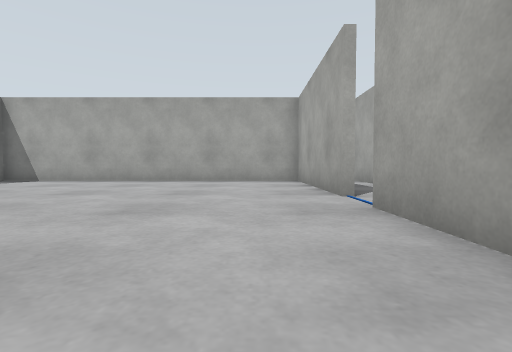
View 1 (above)

20 first-person views from a walk through a Gazebo world. The camera is 0.5 m above the floor, tilts 2° down and sees 85° across. The floor is counted in squares, 1 m on a side. Each view is taken from the middle of a square. On the plan, view 1 faces up. The plan holds only what a view shows up to about 9 squares ahead; the rest is blank.

View 2
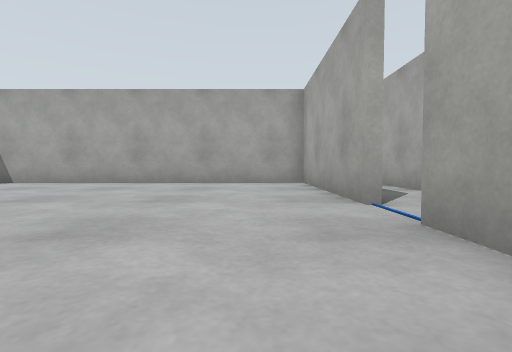

View 3
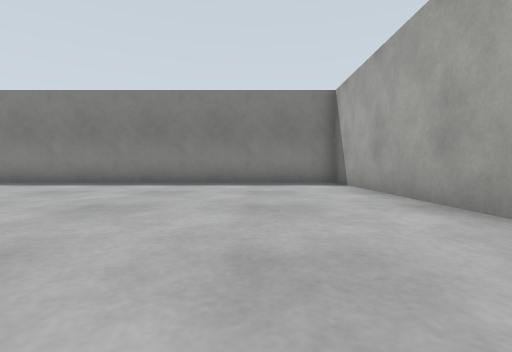

View 4
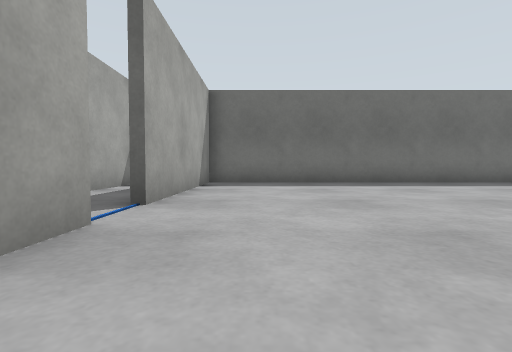

View 5
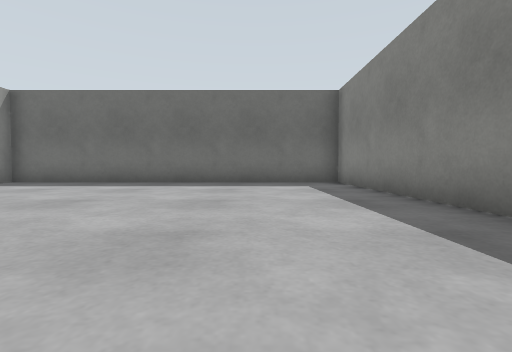

View 6
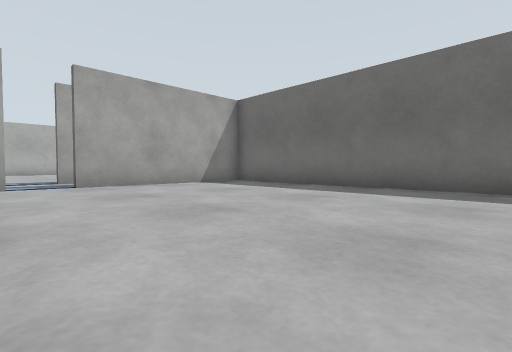

View 7
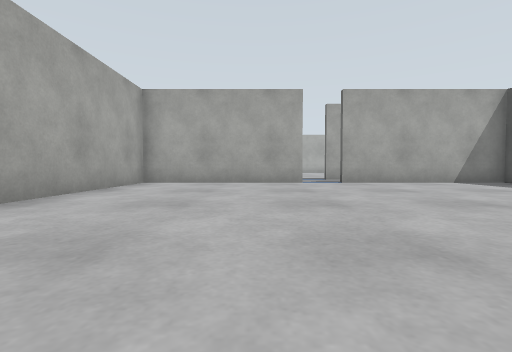

View 8
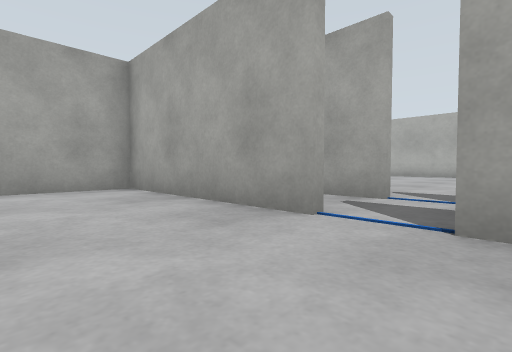

View 9
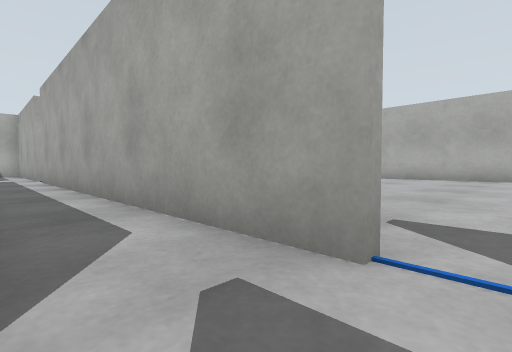

View 10
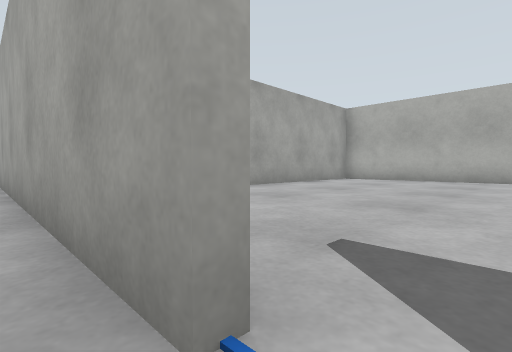

View 11
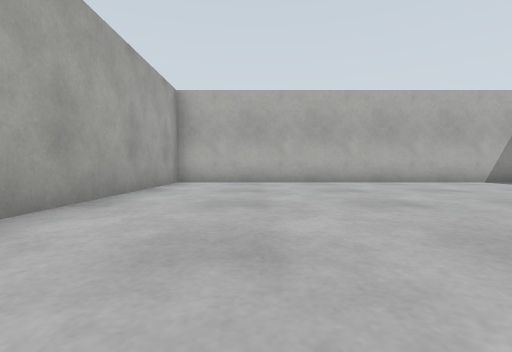

View 12
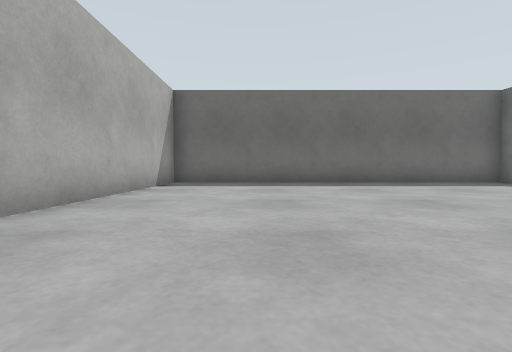

View 13
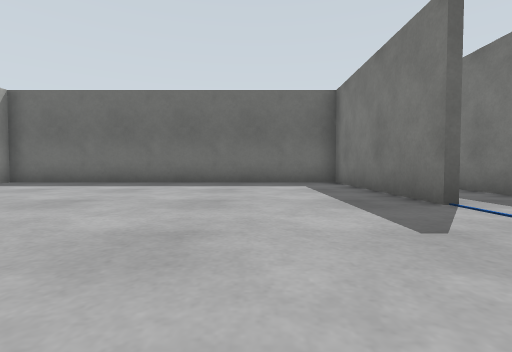

View 14
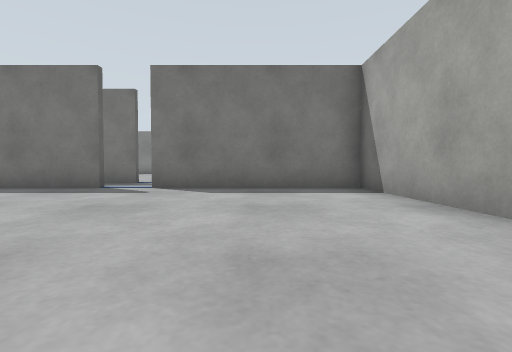

View 15
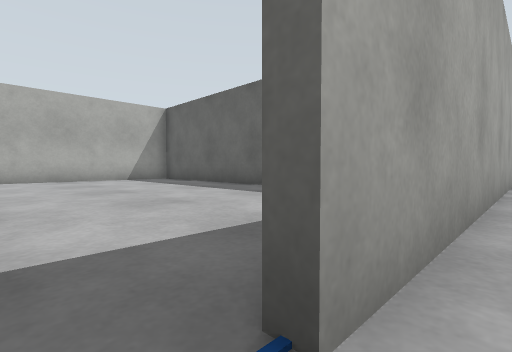

View 16
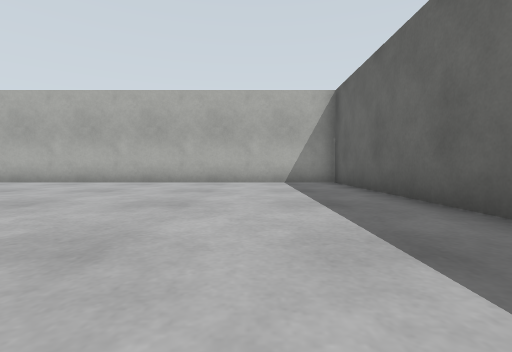

View 17
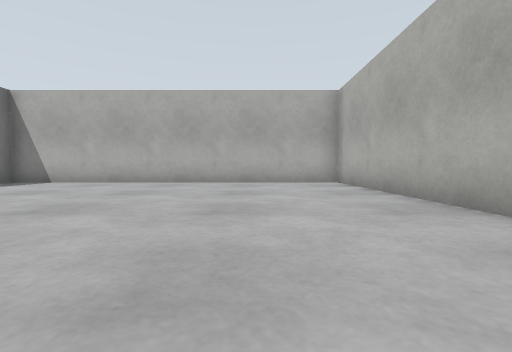

View 18
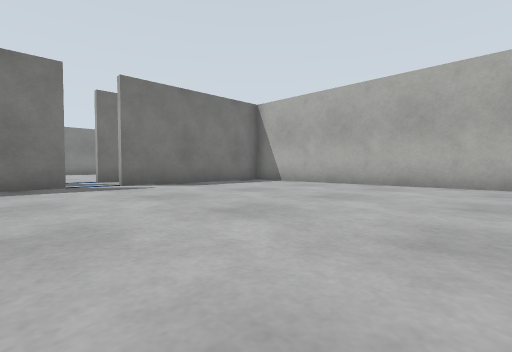

View 19
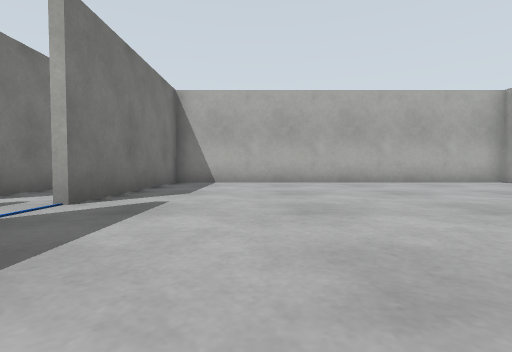

View 20
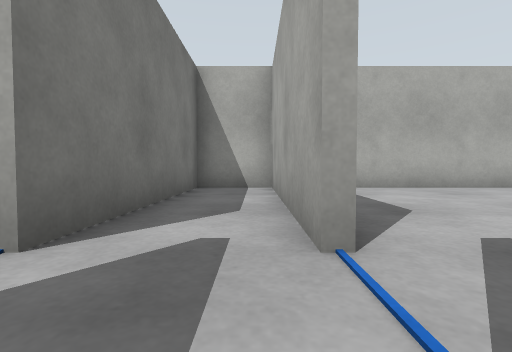

### Floor plan
Ten units are one square. View 1 is at (0, 0); x grows to the right and y downward. Boxes are objects, and circles mark ways between rooms. Rooms are numbered by the first view taken in them; rooms with no view inside come last. Other rooms are left out.
<svg viewBox="-90 -210 230 230">
<path fill="none" stroke="#000" d="M14 -45 14 -94 -85 -94 -85 15 14 15 14 -35M34 -45 34 -145M34 -155 34 -205M16 -35 16 -10M34 -30 34 -35M34 5 34 -14M41 -205 16 -205 16 -155M36 -35 36 15 135 15 135 -100M135 -94 36 -94 36 -45M36 -145 36 -132M75 -96 135 -96M135 -100 135 -205 41 -205M36 -205 36 -155"/>
<circle cx="20" cy="-40" r="3" fill="#2a7"/>
<circle cx="40" cy="-40" r="3" fill="#2a7"/>
<circle cx="40" cy="-150" r="3" fill="#2a7"/>
<text x="-40" y="-40">1</text>
<text x="30" y="-100">2</text>
<text x="90" y="-40">3</text>
<text x="90" y="-150">4</text>
</svg>
Room 1 opens to room 2. Room 2 opens to room 3. Room 2 opens to room 4.

Where each view was taken, in squares from view 1:
view 1: 0 up, 0 right, facing up
view 2: 1 up, 0 right, facing up
view 3: 7 up, 0 right, facing left
view 4: 7 up, 0 right, facing down
view 5: 7 up, 6 left, facing down
view 6: 5 up, 6 left, facing down-right
view 7: 6 up, 7 left, facing right
view 8: 3 up, 1 left, facing up-right
view 9: 4 up, 2 right, facing up-right
view 10: 4 up, 3 right, facing up-right
view 11: 7 up, 5 right, facing right
view 12: 7 up, 11 right, facing down
view 13: 7 up, 6 right, facing down
view 14: 7 up, 10 right, facing left
view 15: 15 up, 3 right, facing down-right
view 16: 12 up, 5 right, facing right
view 17: 12 up, 11 right, facing up
view 18: 13 up, 11 right, facing up-left
view 19: 12 up, 6 right, facing up
view 20: 14 up, 3 right, facing up
